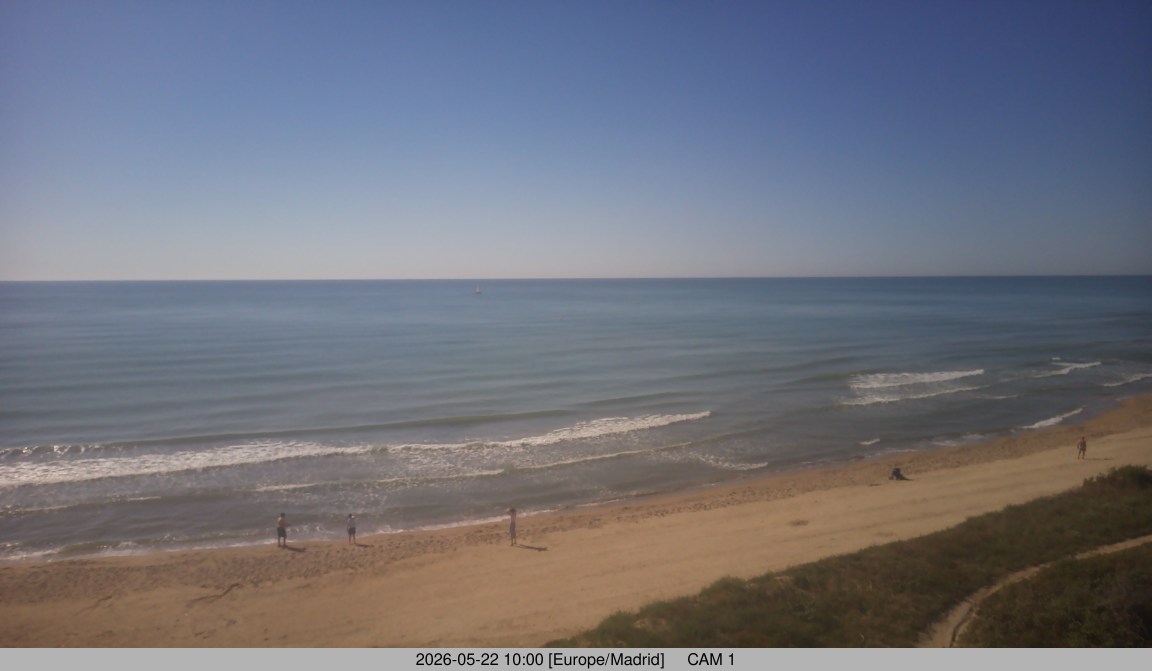
#> input picture proces_images/data/CAM_1/latest_8213.jpg, 4608 x 2682 px (shown at 1/4 size); its folder holds only this picture in this run
$ python align_camera_tool.py
#> lines starting #> are read from the running program, lines starting #| are printed output that depends on the picture
### homography/align_images.py
"""
align_images.py
===============
Alinea una secuencia de imágenes de cámara fija respecto a una referencia.
Usa SIFT + FLANN + RANSAC para calcular la homografía entre cada imagen y la referencia.

Uso:
    python align_images.py --input /ruta/imagenes --output /ruta/salida
    python align_images.py --input /ruta/imagenes --output /ruta/salida --ref imagen.jpg

Outputs:
    /output/aligned/     → Imágenes alineadas
    /output/homographies.csv  → Parámetros H y métricas de calidad por imagen
"""

import cv2
import numpy as np
import pandas as pd
from pathlib import Path
from datetime import datetime
import argparse
import re
import sys
import json

# ── Configuración ──────────────────────────────────────────
MIN_INLIERS   = 50     # Mínimo de inliers RANSAC para aceptar la alineación
RANSAC_THRESH = 5.0    # Umbral de reproyección RANSAC (píxeles)
SIFT_FEATURES = 3000   # Número de keypoints SIFT
LOWE_RATIO    = 0.75   # Ratio test de Lowe
# ───────────────────────────────────────────────────────────

# ── Corrección de iluminación ───────────────────────────────────────────────
# SIFT es sensible a la iluminación: sol directo, reflejos en el agua o cielo
# sobreexpuesto generan keypoints en zonas dinámicas (espuma, gaviotas, sombras)
# que producen matches falsos y sesgan la homografía (pocos inliers reales).
#
# Solución en dos pasos aplicados ANTES de detectAndCompute:
#   1. _check_lighting  → descarta imágenes con iluminación extrema (sobre/sub
#                         exposición o contraste nulo) antes de entrar en SIFT.
#   2. _CLAHE.apply     → ecualización de histograma adaptativa local (bloques
#                         8×8 px). Normaliza el contraste entre imágenes de
#                         distintas horas/condiciones sin alterar la geometría,
#                         haciendo que una imagen a mediodía y otra con nubes
#                         produzcan keypoints equivalentes en las mismas zonas.
# ────────────────────────────────────────────────────────────────────────────
_CLAHE = cv2.createCLAHE(clipLimit=2.0, tileGridSize=(8, 8))

# [11 lines left out: function _check_lighting, not called in this run]

MASKS_PATH = Path(__file__).parent.parent / "calibration" / "alignment_masks.json"

# [15 lines left out: function build_mask_for_cam, not called in this run]


def parse_filename(path: Path) -> datetime:
    """Extrae datetime del nombre de archivo. Formato: UNIX_YYYYMMDD_HHMMSS_*.jpg"""
    m = re.match(r"\d+_(\d{8})_(\d{6})_", path.stem)
    if m:
        return datetime.strptime(f"{m.group(1)}_{m.group(2)}", "%Y%m%d_%H%M%S")
    m2 = re.search(r"(\d{8})", path.stem)
    if m2:
        return datetime.strptime(m2.group(1), "%Y%m%d")
    return datetime.fromtimestamp(path.stat().st_mtime)


def load_sequence(input_dir: Path) -> list[Path]:
    paths = []
    for ext in ["*.jpg", "*.jpeg", "*.JPG", "*.JPEG"]:
        paths.extend(input_dir.glob(ext))
    paths.sort(key=lambda p: parse_filename(p))
    print(f"  {len(paths)} imágenes encontradas")
    return paths


# [68 lines left out: function align, not called in this run]


def run(input_dir: Path, output_dir: Path, ref_path: Path | None, cam_id: int | None = None):
    print("\n── Coastal Alignment Pipeline · Tech4D Lab ──\n")

    out_aligned = output_dir / "aligned"
    out_diag    = output_dir / "diagnostics"
    out_aligned.mkdir(parents=True, exist_ok=True)
    out_diag.mkdir(parents=True, exist_ok=True)

    paths = load_sequence(input_dir)
    if not paths:
        sys.exit("No se encontraron imágenes.")

    # Referencia
    ref_file = ref_path or paths[0]
    ref_img  = cv2.imread(str(ref_file))
    ref_gray = cv2.cvtColor(ref_img, cv2.COLOR_BGR2GRAY)
    ref_gray = _CLAHE.apply(ref_gray)
    h_ref, w_ref = ref_gray.shape

    # Máscara de zonas estables (si --cam está disponible)
    feat_mask = build_mask_for_cam(cam_id, h_ref, w_ref) if cam_id else None
    if feat_mask is not None:
        print(f"  Máscara de alineación activa para CAM {cam_id}")

    sift = cv2.SIFT_create(nfeatures=SIFT_FEATURES)
    ref_kp, ref_des = sift.detectAndCompute(ref_gray, feat_mask)
    print(f"  Referencia: {ref_file.name}  ({len(ref_kp)} keypoints)\n")

    records = []
    for i, p in enumerate(paths):
        img = cv2.imread(str(p))
        if img is None:
            print(f"  [{i+1:03d}] {p.name} → ERROR lectura")
            continue

        dt = parse_filename(p)

        if p == ref_file:
            aligned = img.copy()
            info = {"status": "reference", "inliers": len(ref_kp), "viz": None}
            H_flat = np.eye(3).flatten().tolist()
        else:
            aligned, info = align(img, ref_gray, ref_kp, ref_des, ref_img=ref_img, feat_mask=feat_mask)
            H_flat = info["H"].flatten().tolist() if info.get("H") is not None else [None]*9

        cv2.imwrite(str(out_aligned / p.name), aligned)
        if info.get("viz") is not None:
            cv2.imwrite(str(out_diag / f"diag_{p.name}"), info["viz"])

        status_icon = "[OK]" if info["status"] in ("ok", "reference") else "[WARNING]"
        extra = f"  [{info.get('fail_reason','')}]" if info["status"] == "bad_lighting" else ""
        print(f"  [{i+1:03d}] {p.name}  {status_icon}  {info['status']}  ({info['inliers']} inliers){extra}")

        records.append({
            "datetime":  dt.isoformat(),
            "filename":  p.name,
            "status":    info["status"],
            "inliers":   info["inliers"],
            **{f"H{r}{c}": H_flat[r*3+c] for r in range(3) for c in range(3)},
        })

    df = pd.DataFrame(records)
    csv_path = output_dir / "homographies.csv"
    df.to_csv(csv_path, index=False)

    ok = (df["status"].isin(["ok", "reference"])).sum()
    print(f"\n  Procesadas: {len(df)}  |  OK: {ok}  |  CSV: {csv_path}\n")


# [9 lines that do not run on import are left out]

### scripts/align_camera_tool.py
import os
import sys
from pathlib import Path
from homography.align_images import run as run_alignment

# Configuración de rutas
DATA_DIR = Path("proces_images/data")
OUTPUT_BASE = Path("proces_images/output")

def get_cameras():
    if not DATA_DIR.exists():
        return []
    # Aceptar tanto 'CAM_' como 'camera' para mayor flexibilidad
    return sorted([d.name for d in DATA_DIR.iterdir() if d.is_dir() and (d.name.startswith("CAM_") or d.name.startswith("camera"))])

def get_images(cam_dir):
    extensions = ["*.jpg", "*.jpeg", "*.JPG", "*.JPEG"]
    paths = []
    # Intentar en la subcarpeta 'images' primero, si no en la raíz de la cámara
    search_dirs = [cam_dir / "images", cam_dir]

    for s_dir in search_dirs:
        if s_dir.exists():
            for ext in extensions:
                paths.extend(s_dir.glob(ext))
            if paths: break # Si encontramos imágenes en 'images', no buscamos en la raíz

    return sorted(paths)

def main():
    print("\n--- Herramienta de Alineación por Cámara ---")

    # 1. Seleccionar Cámara
    cameras = get_cameras()
    if not cameras:
        print("No se encontraron carpetas de cámaras en:", DATA_DIR)
        return

    print("\nCámaras disponibles:")
    for i, cam in enumerate(cameras):
        print(f"{i+1}. {cam}")

    choice = input("\nSelecciona el número de la cámara: ")
#> the answer given: 1
    try:
        cam_idx = int(choice) - 1
        selected_cam = cameras[cam_idx]
    except (ValueError, IndexError):
        print("Selección inválida.")
        return

    cam_base_path = DATA_DIR / selected_cam
    images = get_images(cam_base_path)

    if not images:
        print(f"No se encontraron imágenes en {cam_base_path}")
        return

    # 2. Seleccionar Imagen de Referencia
    print(f"\nImágenes encontradas para {selected_cam}: {len(images)}")
    print("0. Usar primera imagen como referencia (default)")
    for i, img in enumerate(images[:10]): # Mostrar primeras 10
        print(f"{i+1}. {img.name}")

    ref_choice = input("\nSelecciona el número de la imagen de referencia (o 0): ")
#> the answer given: ../proces_images/data/CAM_1/latest_8213.jpg

    ref_image = None
    try:
        ref_idx = int(ref_choice)
        if ref_idx > 0:
            ref_image = images[ref_idx - 1]
    except ValueError:
        pass

    # 3. Ejecutar
    output_dir = OUTPUT_BASE / selected_cam / "aligned_output"
    print(f"\nEjecutando alineación para {selected_cam}...")
    print(f"Referencia: {ref_image.name if ref_image else 'Automática (primera)'}")

    run_alignment(images[0].parent, output_dir, ref_image)
#> in run, ref_img is the input picture: shape (2682, 4608, 3); mean B, G, R 124.4, 114.4, 112.5
#> in run, `ref_gray = cv2.cvtColor(ref_img, cv2.COLOR_BGR2GRAY)`:
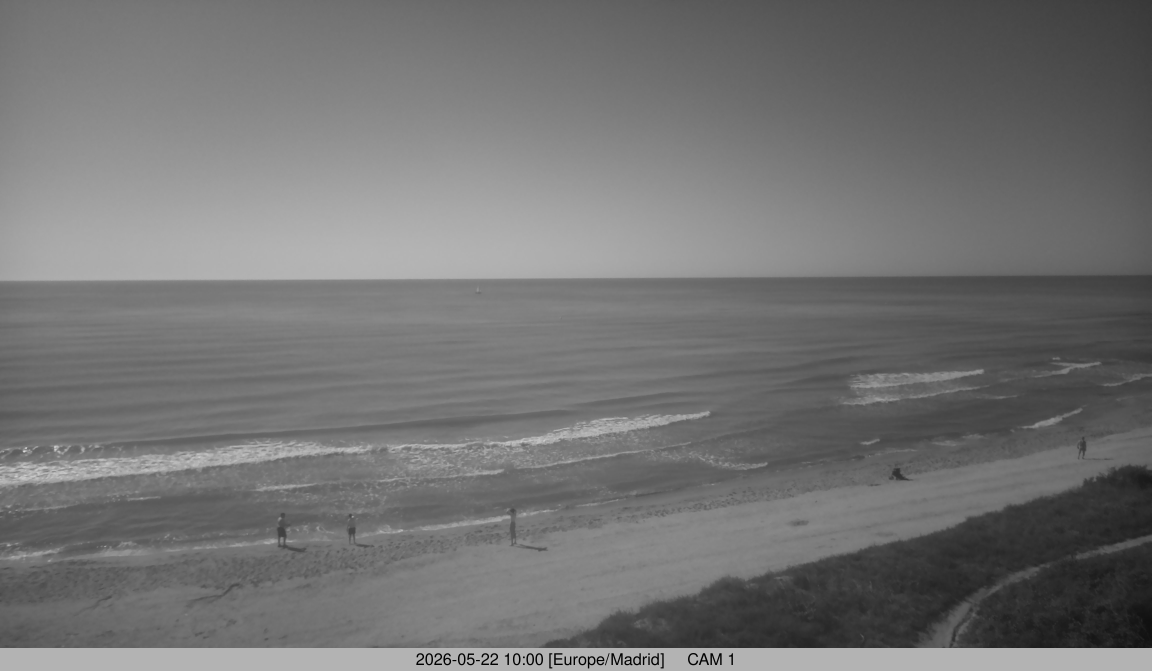
#> ref_gray: shape (2682, 4608) (shown at 1/4 size); min 0, max 243, mean 115
#> in run, `ref_gray = _CLAHE.apply(ref_gray)`:
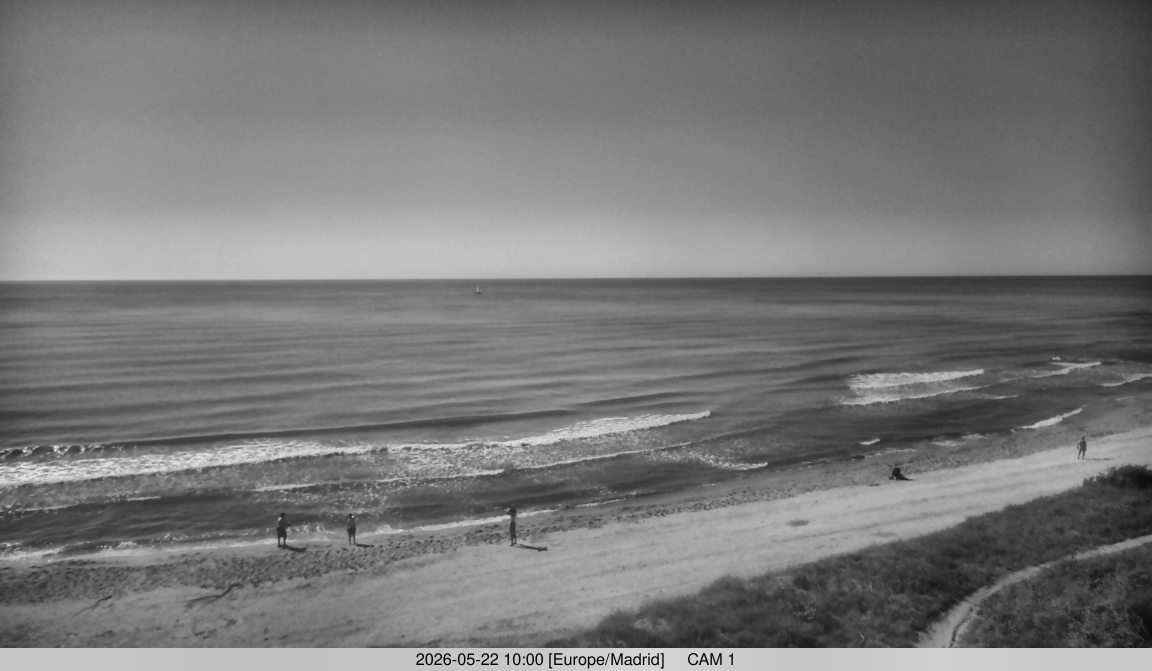
#> ref_gray: shape (2682, 4608) (shown at 1/4 size); min 1, max 249, mean 120.4
    print(f"\nProceso finalizado. Resultados en: {output_dir}")

if __name__ == "__main__":
#> (the run stopped early here; a loop or call above may not have finished)
